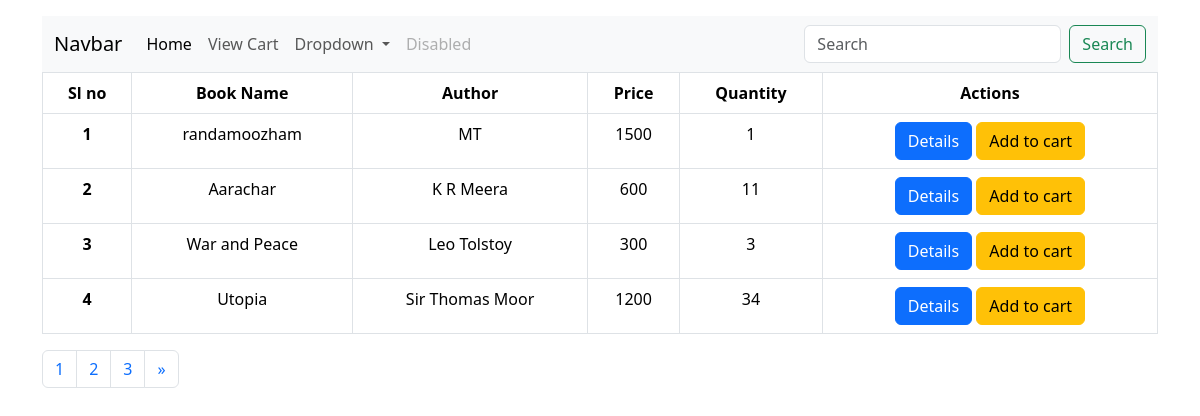
The page /user/ on the database its author committed.
### bookapp/models.py (models this page shows, shortened)
class Book(models.Model):
    title=models.CharField(max_length=200, null=True)
    price=models.IntegerField(null=True)
    image=models.ImageField(upload_to='book_media')
    quantity=models.IntegerField()
    author=models.ForeignKey(Author, on_delete=models.CASCADE)

class Author(models.Model):
    name=models.CharField(max_length=200, null=True)
    def __str__(self):
        return '{}'.format(self.name)

### userapp/views.py (the view)
# urls.py: path('',views.listView, name='booklist'),
def listView(request):
    books=Book.objects.all()
    paginator=Paginator(books,4)
    page_number=request.GET.get('page')
    try:
        page=paginator.get_page(page_number)
    except EmptyPage:
        page=paginator.page(page_number.num_pages)
    return render(request,'user/listbook.html',{'books':books,'page':page})

### templates/user/listbook.html (shortened to what this page needs)
<!doctype html>
<html lang="en">
  <head>
    <link href="https://cdn.jsdelivr.net/npm/bootstrap@5.3.3/dist/css/bootstrap.min.css" rel="stylesheet">
  </head>
<body>
<div class="container mt-3">
<nav class="navbar navbar-expand-lg bg-body-tertiary">
  <div class="container-fluid">
    <a class="navbar-brand" href="#">Navbar</a>
    <div class="collapse navbar-collapse" id="navbarSupportedContent">
      <ul class="navbar-nav me-auto mb-2 mb-lg-0">
        <li class="nav-item">
          <a class="nav-link active" aria-current="page" href="#">Home</a>
        </li>
        <li class="nav-item">
          <a class="nav-link" href="{% url 'viewcart' %}">View Cart</a>
        </li>
        <li class="nav-item dropdown">
          <a class="nav-link dropdown-toggle" href="#" role="button" data-bs-toggle="dropdown" aria-expanded="false">
            Dropdown
          </a>
        </li>
        <li class="nav-item">
          <a class="nav-link disabled" aria-disabled="true">Disabled</a>
        </li>
      </ul>
      <form class="d-flex" role="search" method="get" action="{% url 'search_book' %}">
        <input class="form-control me-2" name="q" type="search" placeholder="Search" aria-label="Search">
        <button class="btn btn-outline-success" type="submit">Search</button>
      </form>
    </div>
  </div>
</nav>
<table class="table table-bordered text-center">
        <thead>
        <tr>
            <th scope="col">Sl no</th>
            <th scope="col">Book Name</th>
            <th scope="col">Author</th>
            <th scope="col">Price</th>
            <th scope="col">Quantity</th>
            <th scope="col">Actions</th>
        </tr>
        </thead>
        <tbody>
            {% for book in page %}
            <tr>
                <th scope="row">{{forloop.counter}}</th>
                <td>{{book.title}}</td>
                <td>{{book.author}}</td>
                <td>{{book.price}}</td>
                <td>{{book.quantity}}</td>
                <td>
                    <a href="{% url 'detail_view' book.id %}", class="btn btn-primary">Details</a>
                    <a href="{% url 'add_to_cart' book.id %}", class="btn btn-warning">Add to cart</a>
                </td>
            </tr>
            {% endfor %}
        </tbody>
</table>
<nav aria-label="Page navigation example">
  <ul class="pagination">
      {% for num in page.paginator.page_range %}
    <li class="page-item {% if page.num == num %}activate{% endif %}">
        <a class="page-link" href="?page={{ num }}">{{ num }}</a>
    </li>
      {% endfor %}
      {% if page.has_next %}
    <li class="page-item">
      <a class="page-link" href="?page={{ page.next_page_number }}" aria-label="Next">
        <span aria-hidden="true">&raquo;</span>
      </a>
    </li>
      {% endif %}
  </ul>
</nav>
</div>
</body>
</html>

### rows shown on the page
Book: title "randamoozham", author "MT", price "1500", quantity "1"
Book: title "Aarachar", author "K R Meera", price "600", quantity "11"
Book: title "War and Peace", author "Leo Tolstoy", price "300", quantity "3"
Book: title "Utopia", author "Sir Thomas Moor", price "1200", quantity "34"

### other values the page prints
{{ num }} "1" "2" "3"
